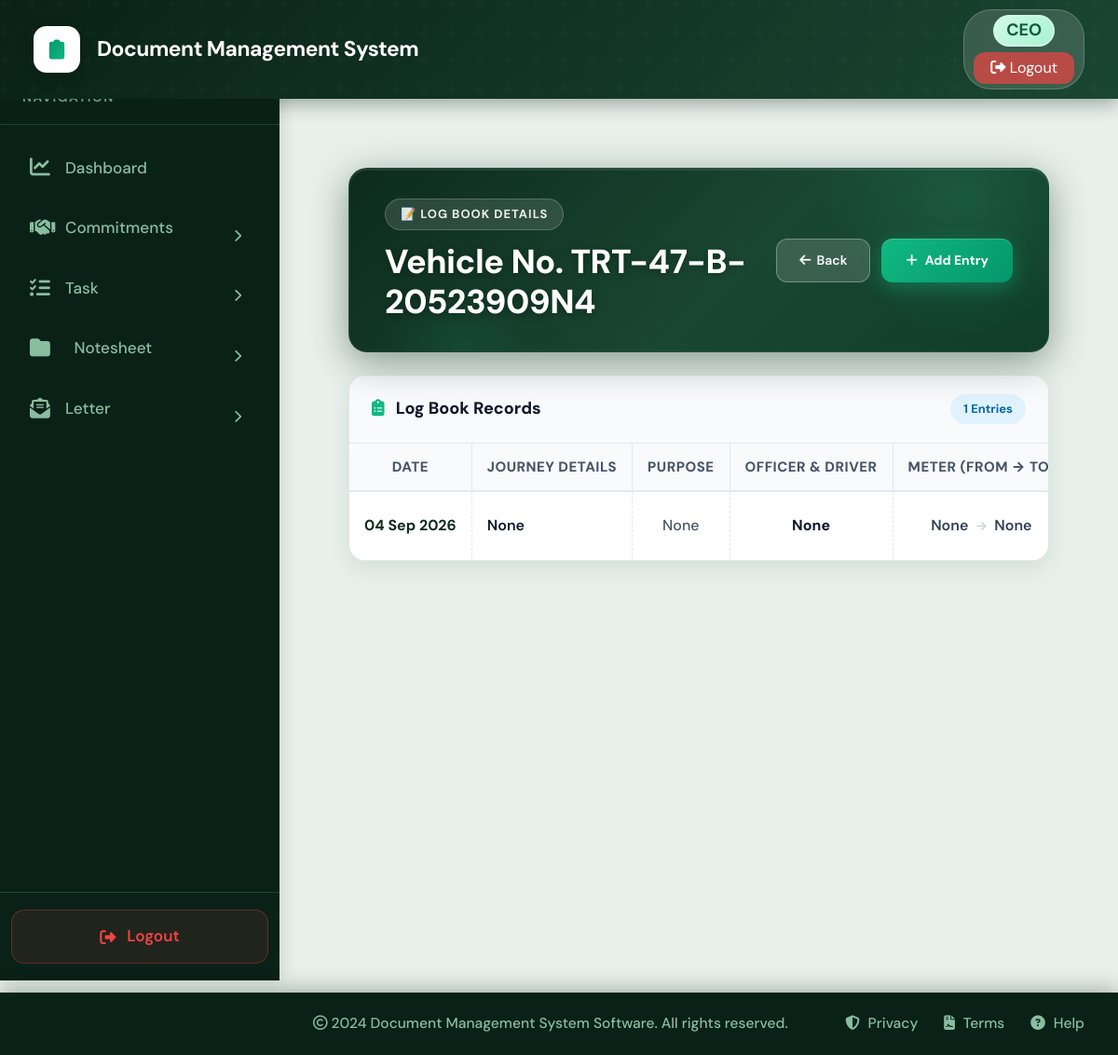
The page /logbook/17/ (signed in) on the database its author committed.
### logbook/models.py (models this page shows, shortened)
class LogBook(models.Model):
    vehicle = models.OneToOneField(
        Vehicle,
        on_delete=models.CASCADE,
        related_name="logbook",
        null=True,
        blank=True
    )
    vehicle_number = models.CharField(
        max_length=50
    )
    serial_number = models.CharField(
        max_length=50,
        blank=True,
        null=True
    )
    average_to_litre = models.DecimalField(
        max_digits=10,
        decimal_places=2,
        blank=True,
        null=True,
        help_text="Average KM per litre"
    )
    opening_meter_reading = models.PositiveIntegerField(
        default=0
    )
    from django.utils import timezone
    opened_on = models.DateField(
        default=timezone.now
    )
    is_active = models.BooleanField(
        default=True
    )
    created_at = models.DateTimeField(
        auto_now_add=True
    )
    updated_at = models.DateTimeField(
        auto_now=True
    )
    class Meta:
        ordering = ["vehicle_number"]
        verbose_name = "Log Book"
        verbose_name_plural = "Log Books"

class LogBookEntry(models.Model):
    logbook = models.ForeignKey(
        LogBook,
        on_delete=models.CASCADE,
        related_name="entries"
    )
    page = models.ForeignKey(
        LogBookPage,
        on_delete=models.CASCADE,
        related_name="entries",
        null=True,
        blank=True
    )
    requisition = models.ForeignKey(
        VehicleRequisition,
        on_delete=models.SET_NULL,
        null=True,
        blank=True,
        related_name="logbook_entries"
    )
    signed_requisition = models.FileField(
        upload_to="signed_requisitions/",
        null=True,
        blank=True,
        verbose_name="Upload Document / File (PDF / Image)"
    )
    RECORD_TYPE_CHOICES = (
        ("Journey", "Journey"),
        ("Maintenance", "Maintenance"),
        ("Other", "Other"),
    )
    SERVICE_TYPE_CHOICES = (
        ("Tyre Replacement", "Tyre Replacement"),
        ("Oil Change", "Oil Change"),
        ("Battery Replacement", "Battery Replacement"),
        ("General Service", "General Service"),
        ("Repair", "Repair"),
        ("Inspection", "Inspection"),
        ("Other", "Other"),
    )
    record_type = models.CharField(
        max_length=50,
        choices=RECORD_TYPE_CHOICES,
        default="Journey",
        blank=True,
        null=True
    )
    service_type = models.CharField(
        max_length=100,
        choices=SERVICE_TYPE_CHOICES,
        blank=True,
        null=True
    )
    date = models.DateField(
        null=True,
        blank=True
    )
    time_from = models.TimeField(
        null=True,
        blank=True
    )
    time_to = models.TimeField(
        null=True,
        blank=True
    )
    details_of_journey = models.TextField(
        null=True,
        blank=True
    )
    purpose_of_journey = models.CharField(
        max_length=255,
        null=True,
        blank=True
    )
    officer_name = models.CharField(
        max_length=150,
        null=True,
        blank=True
    )
    driver_name = models.CharField(
        max_length=150,
        blank=True,
        null=True
    )
    meter_reading_from = models.PositiveIntegerField(
        null=True,
        blank=True
    )
    meter_reading_to = models.PositiveIntegerField(
        null=True,
        blank=True
    )
    km_covered = models.PositiveIntegerField(
        default=0
    )
    driver_signature = models.TextField(
        blank=True,
        null=True
    )
    fleet_officer_signature = models.TextField(
        blank=True,
        null=True
    )
    fuel_type = models.CharField(
        max_length=50,
        blank=True,
        null=True
    )
    pol_drawn = models.DecimalField(
        max_digits=10,
        decimal_places=2,
        default=0
    )
    remarks = models.TextField(
        blank=True,
        null=True
    )
    created_by = models.ForeignKey(
        User,
        on_delete=models.SET_NULL,
        null=True,
        blank=True,
        related_name="logbook_entries_created"
    )
    created_at = models.DateTimeField(
        auto_now_add=True
    )
    updated_at = models.DateTimeField(
        auto_now=True
    )
    class Meta:
        ordering = ["-date", "-time_from"]
        verbose_name = "Log Book Entry"
        verbose_name_plural = "Log Book Entries"

### logbook/views.py (the view)
# urls.py: path('<int:logbook_id>/', views.logbook_detail, name='logbook_detail'),
@login_required
def logbook_detail(request, logbook_id):
    logbook = get_object_or_404(
        LogBook.objects.select_related("vehicle"),
        id=logbook_id
    )
    entries = (
        logbook.entries
        .all()
        .order_by(
            "-date",
            "-time_from"
        )
    )
    return render(
        request,
        "logbook/logbook_detail.html",
        {
            "logbook": logbook,
            "entries": entries,
            "is_manager": is_manager(request.user),
        }
    )

### core/context_processors.py (called while the page is built)
def unread_notesheets(request):
    if request.user.is_authenticated:
        notesheets_count = Notesheet.objects.filter(
            current_holder=request.user,
            is_seen=False
        ).count()
        return {
            'unread_notesheets_count': notesheets_count,
        }
    return {
        'unread_notesheets_count': 0,
    }

def notifications_processor(request):
    if request.user.is_authenticated:
        unread_notifications = Notification.objects.filter(recipient=request.user, is_read=False)[:5]
        unread_count = Notification.objects.filter(recipient=request.user, is_read=False).count()
        return {
            'unread_notifications': unread_notifications,
            'unread_notifications_count': unread_count
        }
    return {}

### logbook/views.py (called while the page is built)
def is_manager(user):
    return (
        (hasattr(user, 'profile') and user.profile.role == 'Manager')
        or user.username in ['Fleet_Manager', 'Manager_Admin']
    )

### logbook/templates/logbook/logbook_detail.html (shortened to what this page needs)
{% extends "base.html" %}
{% block content %}
<div style="background: #e8f0eb; min-height: 100vh; padding: 2rem;">
    <div style="
        background: linear-gradient(135deg, #0d2b1e 0%, #1a4731 55%, #0f3d28 100%);
        border-radius: 20px;
        padding: 32px 38px;
        margin-bottom: 24px;
        box-shadow: 0 10px 40px rgba(13,43,30,0.45), 0 2px 0 rgba(255,255,255,0.08) inset;
        position: relative;
        overflow: hidden;
        display: flex;
        justify-content: space-between;
        align-items: center;
        border: 1px solid rgba(255,255,255,0.08);
    ">
        <div style="position:absolute;top:-60%;right:-8%;width:300px;height:300px;background:radial-gradient(circle,rgba(52,211,153,0.15) 0%,transparent 70%);border-radius:50%;pointer-events:none;"></div>
        <div style="position:absolute;bottom:-40%;left:5%;width:160px;height:160px;background:radial-gradient(circle,rgba(16,185,129,0.1) 0%,transparent 70%);border-radius:50%;pointer-events:none;"></div>
        <div style="position:relative;z-index:1;">
            <span style="background:rgba(255,255,255,0.12);border:1px solid rgba(255,255,255,0.2);color:rgba(255,255,255,0.9);font-size:13px;font-weight:700;padding:6px 16px;border-radius:20px;text-transform:uppercase;letter-spacing:1px;display:inline-block;margin-bottom:12px;">
                📝 Log Book Details
            </span>
            <h2 style="color:white;font-size:36px;font-weight:800;margin:0;letter-spacing:-0.5px;text-shadow:0 2px 8px rgba(0,0,0,0.3);">
                Vehicle No. {{ logbook.vehicle_number }}
            </h2>
        </div>
        <div style="position:relative;z-index:1; display:flex; gap:12px;">
            <a href="{% url 'logbook_list' %}" class="btn-secondary-custom">
                <i class="fas fa-arrow-left"></i> Back
            </a>
            {% if not is_manager %}
            <a href="{% url 'add_logbook_entry' logbook.id %}" class="btn-create">
                <i class="fas fa-plus"></i> Add Entry
            </a>
            {% endif %}
        </div>
    </div>
    <div style="background:white;border-radius:18px;overflow:hidden;box-shadow:0 8px 24px rgba(13,43,30,0.09),0 1px 0 rgba(255,255,255,0.8) inset;border:1px solid rgba(212,232,219,0.8);">
        <div style="background:#f8fafc; padding:20px 24px; border-bottom:1px solid #e2e8f0; display:flex; justify-content:space-between; align-items:center;">
            <h5 style="margin:0; color:#0f172a; font-weight:800; font-size:18px;">
                <i class="fas fa-clipboard-list" style="color:#10b981; margin-right:8px;"></i> Log Book Records
            </h5>
            <div style="background:#e0f2fe; color:#0369a1; padding:6px 14px; border-radius:20px; font-weight:700; font-size:13px;">
                {{ entries.count }} Entries
            </div>
        </div>
        <div class="table-responsive">
            <table class="table files-table mb-0 text-center table-borderless">
                <thead>
                    <tr>
                        <th style="border-top-left-radius: 12px;">Date</th>
                        <th>Journey Details</th>
                        <th>Purpose</th>
                        <th>Officer & Driver</th>
                        <th>Meter (From &rarr; To)</th>
                    </tr>
                </thead>
                <tbody>
                    {% for entry in entries %}
                    <tr class="file-row">
                        <td style="color:#0d2b1e;font-weight:700; white-space:nowrap;">{{ entry.date|date:"d M Y" }}</td>
                        <td>
                            <div style="color:#0f172a; font-weight:600; text-align:left;">{{ entry.details_of_journey }}</div>
                        </td>
                        <td>
                            <div style="color:#475569; font-weight:500;">{{ entry.purpose_of_journey }}</div>
                        </td>
                        <td>
                            <div style="font-weight:700; color:#0f172a;">{{ entry.officer_name }}</div>
                        </td>
                        <td>
                            <div style="font-weight:600; color:#334155; font-variant-numeric: tabular-nums;">
                                {{ entry.meter_reading_from }} <i class="fas fa-arrow-right mx-1" style="color:#cbd5e1; font-size:12px;"></i> {{ entry.meter_reading_to }}
                            </div>
                        </td>
                    </tr>
                    {% endfor %}
                </tbody>
            </table>
        </div>
    </div>
</div>
{% endblock %}

### core/templates/base.html (style rules this page uses)
:root { --primary-color: #10b981; --primary-dark: #059669; --primary-light: #34d399; --secondary-color: #1a4731; --dark-bg: #0d2b1e; --sidebar-bg: #0a2118; --hover-bg: #1a4731; --text-light: #8abda0; --text-dark: #0d2b1e; --border-color: #1a4731; --success: #10b981; --warning: #f59e0b; --danger: #ef4444; --info: #06b6d4; }
* { margin: 0; padding: 0; box-sizing: border-box; }
html { font-size: 19px; }
body { font-family: 'DM Sans', -apple-system, BlinkMacSystemFont, 'Segoe UI', sans-serif; background-color: #e8f0eb; min-height: 100vh; display: flex; flex-direction: column; font-size: 1rem; }

### logbook/templates/logbook/logbook_detail.html (style rules this page uses)
.btn-create { position:relative;z-index:1; background: linear-gradient(135deg, #10b981 0%, #059669 100%); color: white; text-decoration: none; padding: 12px 26px; border-radius: 12px; font-weight: 700; font-size: 14px; display: inline-flex; align-items: center; gap: 8px; box-shadow: 0 6px 20px rgba(16,185,129,0.4), 0 1px 0 rgba(255,255,255,0.2) inset; white-space: nowrap; transition: all 0.2s; }
.btn-secondary-custom { background: rgba(255,255,255,0.15); color: white; border: 1px solid rgba(255,255,255,0.3); padding: 12px 24px; border-radius: 12px; font-weight: 600; font-size: 14px; text-decoration: none; transition: all 0.2s; display: inline-flex; align-items: center; gap: 6px; }
.files-table thead th { background: #f8fafc; color: #475569; font-size: 15px; font-weight: 800; text-transform: uppercase; letter-spacing: 0.5px; padding: 14px 16px; border-bottom: 2px solid #e2e8f0; border-right: 1px solid #e2e8f0; white-space: nowrap; vertical-align: middle; }
.files-table tbody tr { border-bottom: 1px solid #e8f4ec; transition: background 0.15s; }
.files-table tbody tr:last-child { border-bottom: none; }
.files-table tbody td { padding: 18px 16px; vertical-align: middle; font-size: 16px; border-right: 1px dashed #e2e8f0; }

### rows shown on the page
LogBook: vehicle_number "TRT-47-B-20523909N4"
LogBookEntry: date "04 Sep 2026", details_of_journey "None", purpose_of_journey "None", officer_name "None", meter_reading_from "None", meter_reading_to "None"

### other values the page prints
{{ entries.count }} "1"
